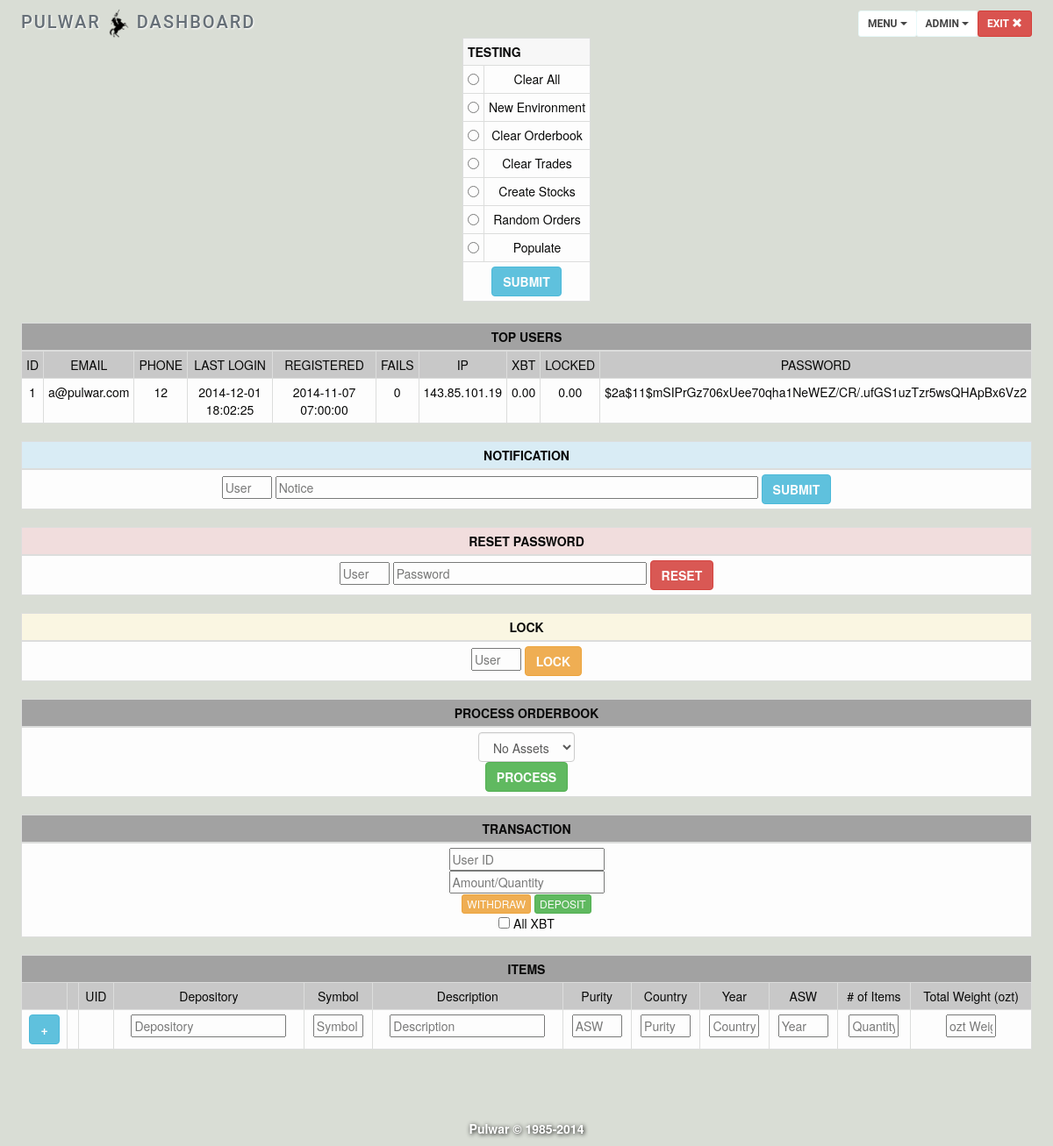
/admin.php (signed in), run on the app's committed database.
### tables this page shows
CREATE TABLE IF NOT EXISTS `users` (
  `id` int(10) NOT NULL AUTO_INCREMENT COMMENT 'user id',
  `email` varchar(63) NOT NULL,
  `fname` varchar(63) NOT NULL,
  `lname` varchar(63) NOT NULL,
  `birth` date NOT NULL,
  `address` varchar(63) NOT NULL,
  `city` varchar(63) NOT NULL,
  `region` varchar(63) NOT NULL,
  `zip` int(20) NOT NULL,
  `phone` int(20) NOT NULL,
  `question` varchar(63) NOT NULL,
  `answer` varchar(63) NOT NULL,
  `password` char(128) NOT NULL,
  `registered` timestamp NOT NULL DEFAULT CURRENT_TIMESTAMP,
  `last_login` timestamp NULL DEFAULT NULL,
  `ip` varchar(15) NOT NULL,
  `fails` int(1) NOT NULL DEFAULT '0' COMMENT 'failed login attempts',
  `active` int(1) NOT NULL DEFAULT '0' COMMENT '0 inactive or 1 active',
  PRIMARY KEY (`id`)
);

CREATE TABLE IF NOT EXISTS `accounts` (
  `id` int(10) NOT NULL,
  `units` bigint(20) unsigned NOT NULL DEFAULT '0',
  `loan` bigint(20) unsigned NOT NULL DEFAULT '0',
  `rate` decimal(65,30) NOT NULL DEFAULT '0.000000000000000000000000000000',
  `approved` int(1) NOT NULL DEFAULT '0',
  PRIMARY KEY (`id`)
);

### includes/constants.php (called while the page is built, shortened)
<?php
$adminid = 1;
$sitename = 'Pulwar';
$unittype = "XBT";
?>

### includes/functions.php (called while the page is built, shortened)
<?php
function query()
	{
	$sql = func_get_arg(0);
	$parameters = array_slice(func_get_args(), 1);
	static $handle;
	if (!isset($handle))
	{
		try
		{
            $handle = new PDO("mysql:dbname=" . DATABASE . ";host=" . SERVER, USERNAME, PASSWORD);
            $handle->setAttribute(PDO::ATTR_EMULATE_PREPARES, false);
		}
	    catch (Exception $e)
        {
            trigger_error($e->getMessage(), E_USER_ERROR);
            exit;
        }
	}
	$statement = $handle->prepare($sql);
	$results = $statement->execute($parameters);
	if ($results !== false)
	{
		return $statement->fetchAll(PDO::FETCH_ASSOC);
	}
	else
	{
		return false;
	}
}
?>

### includes/functions_exchange.php (called while the page is built, shortened)
<?php
function getPrice($price)
{
    require 'constants.php';
    $price = $price/1000;
    return($price);
}
?>

### public_html/admin.php (the view, shortened to what this page needs)
<?php
require("../includes/config.php");
$id = $_SESSION["id"];
$title = "Dashboard";
$assets = query("SELECT symbol FROM assets");
if ($id != 1) { apologize("Unauthorized!"); exit();}
else
{
    $searchusersquery = query("SELECT * FROM users, accounts WHERE users.id=accounts.id ORDER BY units DESC LIMIT 0,10 ;");
    foreach ($searchusersquery as $row)
    {
        $info["id"] = $row["id"];
        $info["email"] = $row["email"];
        $info["password"] = $row["password"];
        $info["phone"] = $row["phone"];
        $info["last_login"] = $row["last_login"];
        $info["registered"] = $row["registered"];
        $info["fails"] = $row["fails"];
        $info["ip"] = $row["ip"];
        $accounts = query("SELECT units, loan, rate FROM accounts WHERE id = ?", $info["id"]);
        $info["units"] = $accounts[0]["units"];
        $info["loan"] = $accounts[0]["loan"];
        $info["rate"] = $accounts[0]["rate"];
        $bidLocked =	query("SELECT SUM(total) AS total FROM orderbook WHERE (id=? AND side='b')", $info["id"]);
        $info["locked"] = $bidLocked[0]["total"];
        $topusers[] = $info;
    }
    require("../templates/header.php");
    ?>
    <form action="admin.php"  class="symbolForm" method="post"   >
        <fieldset>
            <table class="table table-condensed table-striped table-bordered" id="admin" style="border-collapse:collapse;text-align:center;vertical-align:middle;">
                <tr><th colspan=2>TESTING</th></tr>
                <tr><td><input type="radio" name="admin" value="all"></td>          <td>Clear All</td></tr>
                <tr><td><input type="radio" name="admin" value="test"></td>          <td>New Environment</td></tr>
                <tr><td><input type="radio" name="admin" value="orderbook"></td>    <td>Clear Orderbook</td></tr>
                <tr><td><input type="radio" name="admin" value="trades"></td>       <td>Clear Trades</td></tr>
                <tr><td><input type="radio" name="admin" value="createstocks"></td> <td>Create Stocks</td></tr>
                <tr><td><input type="radio" name="admin" value="randomorders"></td> <td>Random Orders</td></tr>
                <tr><td><input type="radio" name="admin" value="populate"></td>      <td>Populate</td></tr>
                <tr><td colspan='2'>
                        <button type="submit" class="btn btn-info"><b> SUBMIT </b></button></span>
                    </td></tr>
            </table>
        </fieldset>
    </form>
    <table class="table table-condensed table-striped table-bordered" id="topusers" style="border-collapse:collapse;text-align:center;vertical-align:middle;">
        <thead>
        <tr>
            <td colspan="12" class="success"><strong>TOP USERS</strong></td>
        </tr>
        </thead>
        <tbody>
        <tr class="active">
            <td>ID</td>
            <td>EMAIL</td>
            <td>PHONE</td>
            <td>LAST LOGIN</td>
            <td>REGISTERED</td>
            <td>FAILS</td>
            <td>IP</td>
            <td><?php echo($unittype)  ?></td>
            <td>LOCKED</td>
            <td>PASSWORD</td>
        </tr>
        <?php
        foreach ($topusers as $row)
        {
            echo("<tr>");
            echo("<td>" . number_format($row["id"],0,".",",") . "</td>");
            echo("<td>" . htmlspecialchars($row["email"]) . "</td>");
            echo("<td>" . htmlspecialchars($row["phone"]) . "</td>");
            echo("<td>" . (date('Y-m-d H:i:s', strtotime($row["last_login"])) . "</td>"));
            echo("<td>" . (date('Y-m-d H:i:s', strtotime($row["registered"])) . "</td>"));
            echo("<td>" . htmlspecialchars($row["fails"]) . "</td>");
            echo("<td>" . htmlspecialchars($row["ip"]) . "</td>");
            echo("<td>" . number_format(getPrice($row["units"]),2,".",",") . "</td>");
            echo("<td>" . number_format(getPrice($row["locked"]),2,".",",") . "</td>");
            echo("<td>" . htmlspecialchars($row["password"]) . "</td>");
            echo("</tr>");
        }
        ?>
        </tbody>
    </table>
    <table class="table table-condensed table-striped table-bordered" id="notice" style="border-collapse:collapse;text-align:center;vertical-align:middle;">
        <thead>
        <tr>
            <td class="info"><strong>NOTIFICATION</strong></td>
        </tr>
        </thead>
        <tbody>
        <tr>
            <td>
                <form action="admin.php"  class="noticeForm" method="post">
                    <input type="text" name="user" placeholder="User"  size="4">
                    <input type="text" name="notice" placeholder="Notice"  size="70">
                    <button type="submit" class="btn btn-info"><b> SUBMIT </b></button>
                </form>
            </td>
        </tr>
        </tbody>
    </table>
    <table class="table table-condensed table-striped table-bordered" id="password" style="border-collapse:collapse;text-align:center;vertical-align:middle;">
        <thead>
        <tr>
            <td class="danger"><strong>RESET PASSWORD</strong></td>
        </tr>
        </thead>
        <tbody>
        <tr>
            <td>
                <form action="admin.php" method="post">
                    <input type="text" name="user" placeholder="User"  size="4">
                    <input type="text" name="reset" placeholder="Password"  size="35">
                    <button type="submit" class="btn btn-danger"><b> RESET </b></button>
                </form>
            </td>
        </tr>
        </tbody>
    </table>
    <table class="table table-condensed table-striped table-bordered" id="lock" style="border-collapse:collapse;text-align:center;vertical-align:middle;">
        <thead>
        <tr>
            <td class="warning"><strong>LOCK</strong></td>
        </tr>
        </thead>
        <tbody>
        <tr>
            <td>
                <form action="admin.php" method="post">
                    <input type="text" name="lock" placeholder="User"  size="4">
                    <button type="submit" class="btn btn-warning"><b> LOCK </b></button>
                </form>
            </td>
        </tr>
        </tbody>
    </table>
    <table class="table table-condensed table-striped table-bordered" id="process" style="border-collapse:collapse;text-align:center;vertical-align:middle;">
        <thead>
        <tr>
            <td class="success"><strong>PROCESS ORDERBOOK</strong></td>
        </tr>
        </thead>
        <tbody>
        <tr>
            <td>
                <form action="admin.php"  class="processForm" method="post">
                    <select name="process"  class="form-control" >
                        <?php
                        if (empty($assets)) {
                            echo("<option value=''>No Assets</option>");
                        } else {
                            echo ('    <option value="ALL">-All Assets-</option>');
                            foreach ($assets as $asset) {
                                $symbol = $asset["symbol"];
                                echo("<option value='" . $symbol . "'>  " . $symbol . "</option>");
                            }
                        }
                        ?>
                    </select>
                    <button type="submit" class="btn btn-success"><b> PROCESS </b></button></span>
                </form></td>
        </tr>
        </tbody>
    </table>
    <table class="table table-condensed table-striped table-bordered" id="notice" style="border-collapse:collapse;text-align:center;vertical-align:middle;">
        <thead>
        <tr>
            <td class="success" colspan="3"><strong>TRANSACTION</strong></td>
        </tr>
        </thead>
        <tbody>
        <tr>
            <td>
                <form action="admin.php" method="post" class="formtable">
                    <fieldset>
                        <input class="input-small" name="userid" placeholder="User ID" type="number" min="0" max="any" required /><br />
                        <input class="input-medium" type="number" name="quantity" placeholder="Amount/Quantity" step="0.01" min="0" max="any" required /><br>
                        <button type="submit"
                                class="btn btn-warning btn-xs"
                                name="transaction"
                                value="withdraw">WITHDRAW
                        </button>
                        <button type="submit"
                                class="btn btn-success btn-xs"
                                name="transaction"
                                value="deposit">DEPOSIT
                        </button>
                        <br /><input type="checkbox" name="copyunits" onclick="FillUnits(this.form)"> All <?php echo($unittype);?>
                    </fieldset>
                </form>
            </td>
        </tr>
        </tbody>
    </table>
    <table class="table table-condensed table-striped table-bordered" id="activity" style="border-collapse:collapse;text-align:center;vertical-align:middle;">
        <tr>
            <td colspan="13" class="success"><strong>ITEMS</strong></td>
        </tr>
        <tr class="active">
            <td></td>
            <td></td>
            <td>UID</td>
            <td>Depository</td>
            <td>Symbol</td>
            <td>Description</td>
            <td>Purity</td>
            <td>Country</td>
            <td>Year</td>
            <td>ASW</td>
            <td># of Items</td>
            <td>Total Weight (ozt)</td>
        </tr>
        <tr>
            <form action="admin.php"  class="noticeForm" method="post">
                <td><button type="submit" class="btn btn-info"><b> + </b></button></td>
                <td></td>
                <td></td>
                <td><input type="text" name="depository" placeholder="Depository"></td>
                <td><input type="text" name="addasset" placeholder="Symbol"  size="4"></td>
                <td><input type="text" name="description" placeholder="Description"></td>
                <td><input type="text" name="asw" placeholder="ASW"  size="4"></td>
                <td><input type="text" name="purity" placeholder="Purity"  size="4"></td>
                <td><input type="text" name="country" placeholder="Country"  size="4"></td>
                <td><input type="text" name="year" placeholder="Year"  size="4"></td>
                <td><input type="text" name="quantity" placeholder="Quantity"  size="4"></td>
                <td><input type="text" name="weight" placeholder="ozt Weight"  size="4"></td>
            </form>
        </tr>
    </table>
    <?php
    require("../templates/footer.php");
}
?>

### templates/header.php (shortened to what this page needs)
<!DOCTYPE html>
<html lang="en">
<head>
    <link href="css/bootstrap.css" rel="stylesheet"/>
    <link href="css/styles.php" rel="stylesheet" media="screen"/>
</head>
<body>
<div id="page" style="text-align:center; ">
    <div id="top" style="text-align:center; ">
        <table class="logobar">
            <tr>
                <td>
                    <?php echo(htmlspecialchars($sitename)); ?>
                    <img src="img/logo/<?php  ?>1.png" width="27" style="vertical-align:middle;" />
                    <?php if(isset($title)){echo("" . htmlspecialchars($title) . "");} ?>
                </td>
                <?php
                if (isset($_SESSION["id"]))
                {?>
                    <td>
                        <?php
                        $users =query("SELECT id, email, fname, lname, active FROM users WHERE id = ?", $_SESSION["id"]);
                        @$active = $users[0]["active"];
                        if($active==1)
                        {
                            include("menu.php");
                        }
                        ?>
                    </td>
                <?php
                }
                ?>
            </tr>
        </table>
<?php
if(isset($_SESSION["id"]))
{
?>
    </div>
    <div id="middle" style="text-align:center;background-color:transparent;border:0;">
<?php
}
?>

### templates/menu.php (shortened to what this page needs)
<div class="navigationBar" align="right">
    <div class="btn-group">
        <div class="btn-group">
            <div class="input-group">
                <button id="bankButton" type="button" class="btn btn-default  btn-sm   dropdown-toggle" data-toggle="dropdown">
                    <b>MENU</b>
                <span class="caret"></span>
                </button>
            </div>
        </div>
        <?php if ($_SESSION["id"] == $adminid) { ?>
            <div class="btn-group">
                <div class="input-group">
                    <button id="adminButton" type="button" class="btn btn-default btn-sm dropdown-toggle" data-toggle="dropdown">
                         <b>ADMIN</b>
                        <span class="caret"></span>
                    </button>
                </div>
            </div>
        <?php } ?>
        <div class="btn-group">
            <div class="input-group">
                <a href="logout.php">
                    <button type="button" class="btn btn-danger  btn-sm ">
                    <b>EXIT</b>
                    <span class="glyphicon glyphicon-remove"></span>
                    </button>
                </a>
            </div>
        </div>
    </div>
</div>

### templates/footer.php (shortened to what this page needs)
</div>
<div id="bottom"  style="text-shadow: 1px 1px 5px #000; z-index:-1;">
<br>
 <?php echo(htmlspecialchars($sitename))?> &#169; 1985-2014
</div>
</div>
</body>
</html>

### templates/header.php (style rules this page uses)
.logobar { width: 100%; }
.logobar td { background-color:transparent; text-align:left; width:50%; text-shadow: 1px 1px 2px #fff; color: rgb(102, 111, 119); cursor: auto; font-family: Roboto, Helvetica, sans-serif; font-size: 20px; font-stretch: normal; font-style: normal; font-variant: normal; font-weight: 500; height: auto; letter-spacing: 2px; margin-bottom: 0px; margin-left: 0px; margin-right: 0px; margin-top: 0px; padding-bottom: 0px; padding-left: 0px; padding-right: 0px; padding-top: 10px; text-decoration: none; text-transform: uppercase; vertical-align: baseline; }
.navigationBar .btn-default { color: #444; background-color: #ffffff; border-color: #E8F9FA; }
.table { margin-bottom:0; }

### public_html/admin.php (style rules this page uses)
#middle { background-color:transparent; border:0; }

### data on the page
users: accounts.id "1", email "a@pulwar.com", phone "12", last_login "2014-12-01 18:02:25", registered "2014-11-07 07:00:00", fails "0", ip "143.85.101.19", accounts.units "0.00", locked "0.00", password "$2a$11$mSIPrGz706xUee70qha1NeWEZ/CR/.ufGS1uzTzr5wsQHApBx6Vz2"

### other printed values
$sitename "PULWAR"
$title "DASHBOARD"
$unittype "XBT"
$sitename "Pulwar"
